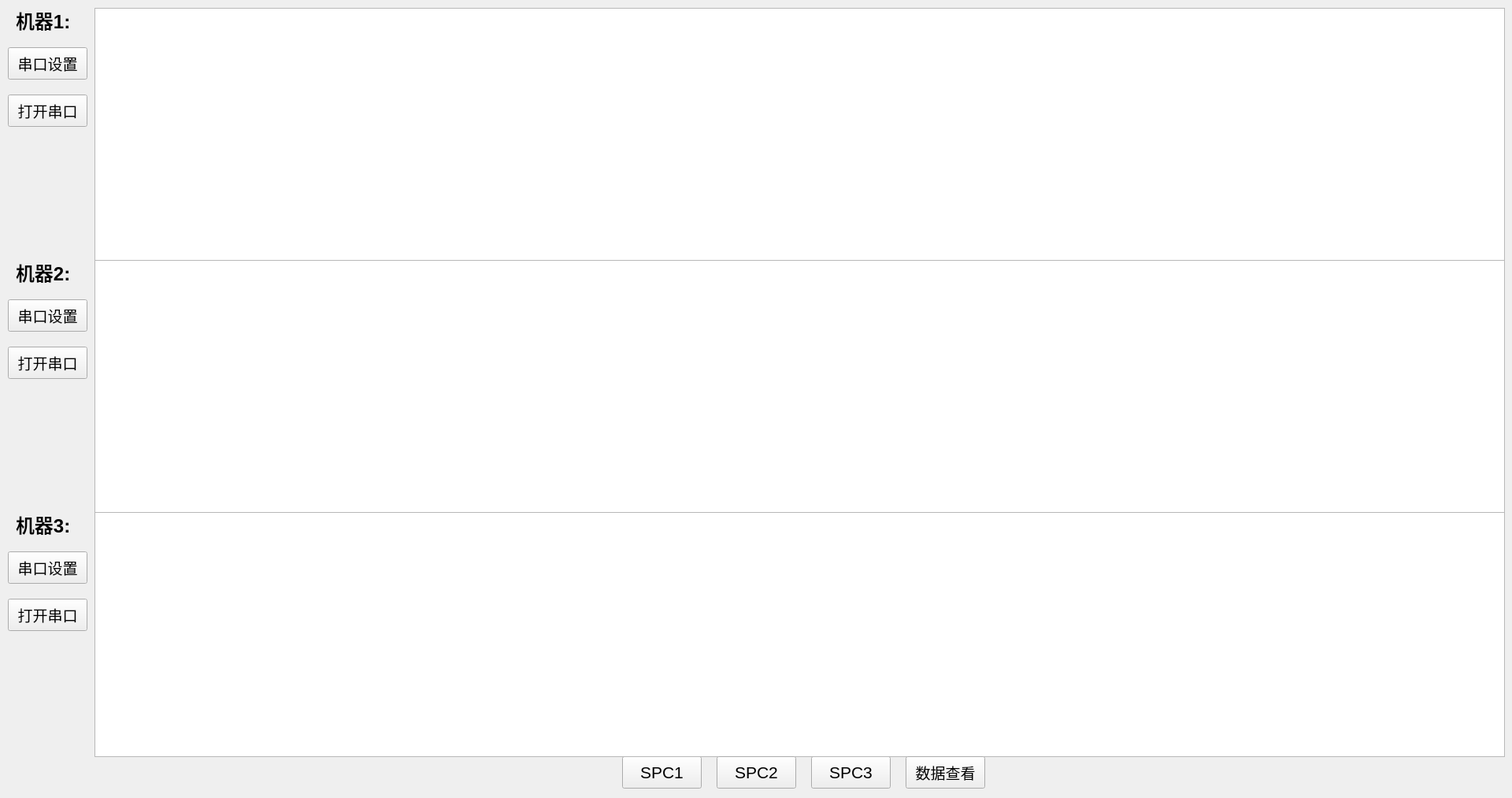
<?xml version="1.0" encoding="UTF-8"?>
<ui version="4.0">
 <class>Widget</class>
 <widget class="QWidget" name="Widget">
  <property name="geometry">
   <rect>
    <x>0</x>
    <y>0</y>
    <width>1920</width>
    <height>1013</height>
   </rect>
  </property>
  <property name="windowTitle">
   <string>Widget</string>
  </property>
  <widget class="QPushButton" name="com1_setting">
   <property name="geometry">
    <rect>
     <x>10</x>
     <y>60</y>
     <width>101</width>
     <height>41</height>
    </rect>
   </property>
   <property name="font">
    <font>
     <pointsize>14</pointsize>
    </font>
   </property>
   <property name="text">
    <string>串口设置</string>
   </property>
  </widget>
  <widget class="QChartView" name="chartView1">
   <property name="geometry">
    <rect>
     <x>120</x>
     <y>10</y>
     <width>1791</width>
     <height>321</height>
    </rect>
   </property>
  </widget>
  <widget class="QPushButton" name="com1_open">
   <property name="geometry">
    <rect>
     <x>10</x>
     <y>120</y>
     <width>101</width>
     <height>41</height>
    </rect>
   </property>
   <property name="font">
    <font>
     <pointsize>14</pointsize>
    </font>
   </property>
   <property name="text">
    <string>打开串口</string>
   </property>
  </widget>
  <widget class="QPushButton" name="spc_btn1">
   <property name="geometry">
    <rect>
     <x>790</x>
     <y>960</y>
     <width>101</width>
     <height>41</height>
    </rect>
   </property>
   <property name="font">
    <font>
     <pointsize>16</pointsize>
    </font>
   </property>
   <property name="text">
    <string>SPC1</string>
   </property>
  </widget>
  <widget class="QPushButton" name="com3_open">
   <property name="geometry">
    <rect>
     <x>10</x>
     <y>760</y>
     <width>101</width>
     <height>41</height>
    </rect>
   </property>
   <property name="font">
    <font>
     <pointsize>14</pointsize>
    </font>
   </property>
   <property name="text">
    <string>打开串口</string>
   </property>
  </widget>
  <widget class="QLabel" name="label1_6">
   <property name="geometry">
    <rect>
     <x>20</x>
     <y>10</y>
     <width>91</width>
     <height>31</height>
    </rect>
   </property>
   <property name="font">
    <font>
     <pointsize>18</pointsize>
     <italic>false</italic>
     <bold>true</bold>
    </font>
   </property>
   <property name="text">
    <string>机器1:</string>
   </property>
  </widget>
  <widget class="QPushButton" name="com3_setting">
   <property name="geometry">
    <rect>
     <x>10</x>
     <y>700</y>
     <width>101</width>
     <height>41</height>
    </rect>
   </property>
   <property name="font">
    <font>
     <pointsize>14</pointsize>
    </font>
   </property>
   <property name="text">
    <string>串口设置</string>
   </property>
  </widget>
  <widget class="QPushButton" name="spc_btn1_3">
   <property name="geometry">
    <rect>
     <x>1030</x>
     <y>960</y>
     <width>101</width>
     <height>41</height>
    </rect>
   </property>
   <property name="font">
    <font>
     <pointsize>16</pointsize>
    </font>
   </property>
   <property name="text">
    <string>SPC3</string>
   </property>
  </widget>
  <widget class="QChartView" name="chartView3">
   <property name="geometry">
    <rect>
     <x>120</x>
     <y>650</y>
     <width>1791</width>
     <height>311</height>
    </rect>
   </property>
  </widget>
  <widget class="QPushButton" name="com2_setting">
   <property name="geometry">
    <rect>
     <x>10</x>
     <y>380</y>
     <width>101</width>
     <height>41</height>
    </rect>
   </property>
   <property name="font">
    <font>
     <pointsize>14</pointsize>
    </font>
   </property>
   <property name="text">
    <string>串口设置</string>
   </property>
  </widget>
  <widget class="QChartView" name="chartView2">
   <property name="geometry">
    <rect>
     <x>120</x>
     <y>330</y>
     <width>1791</width>
     <height>321</height>
    </rect>
   </property>
  </widget>
  <widget class="QPushButton" name="com2_open">
   <property name="geometry">
    <rect>
     <x>10</x>
     <y>440</y>
     <width>101</width>
     <height>41</height>
    </rect>
   </property>
   <property name="font">
    <font>
     <pointsize>14</pointsize>
    </font>
   </property>
   <property name="text">
    <string>打开串口</string>
   </property>
  </widget>
  <widget class="QLabel" name="label1_8">
   <property name="geometry">
    <rect>
     <x>20</x>
     <y>330</y>
     <width>131</width>
     <height>31</height>
    </rect>
   </property>
   <property name="font">
    <font>
     <pointsize>18</pointsize>
     <italic>false</italic>
     <bold>true</bold>
    </font>
   </property>
   <property name="text">
    <string>机器2:</string>
   </property>
  </widget>
  <widget class="QPushButton" name="dataSave_btn1">
   <property name="geometry">
    <rect>
     <x>1150</x>
     <y>960</y>
     <width>101</width>
     <height>41</height>
    </rect>
   </property>
   <property name="font">
    <font>
     <pointsize>14</pointsize>
    </font>
   </property>
   <property name="text">
    <string>数据查看</string>
   </property>
  </widget>
  <widget class="QLabel" name="label1_9">
   <property name="geometry">
    <rect>
     <x>20</x>
     <y>650</y>
     <width>91</width>
     <height>31</height>
    </rect>
   </property>
   <property name="font">
    <font>
     <pointsize>18</pointsize>
     <italic>false</italic>
     <bold>true</bold>
    </font>
   </property>
   <property name="text">
    <string>机器3:</string>
   </property>
  </widget>
  <widget class="QPushButton" name="spc_btn1_2">
   <property name="geometry">
    <rect>
     <x>910</x>
     <y>960</y>
     <width>101</width>
     <height>41</height>
    </rect>
   </property>
   <property name="font">
    <font>
     <pointsize>16</pointsize>
    </font>
   </property>
   <property name="text">
    <string>SPC2</string>
   </property>
  </widget>
 </widget>
 <customwidgets>
  <customwidget>
   <class>QChartView</class>
   <extends>QGraphicsView</extends>
   <header location="global">qchartview.h</header>
  </customwidget>
 </customwidgets>
 <resources/>
 <connections/>
</ui>
